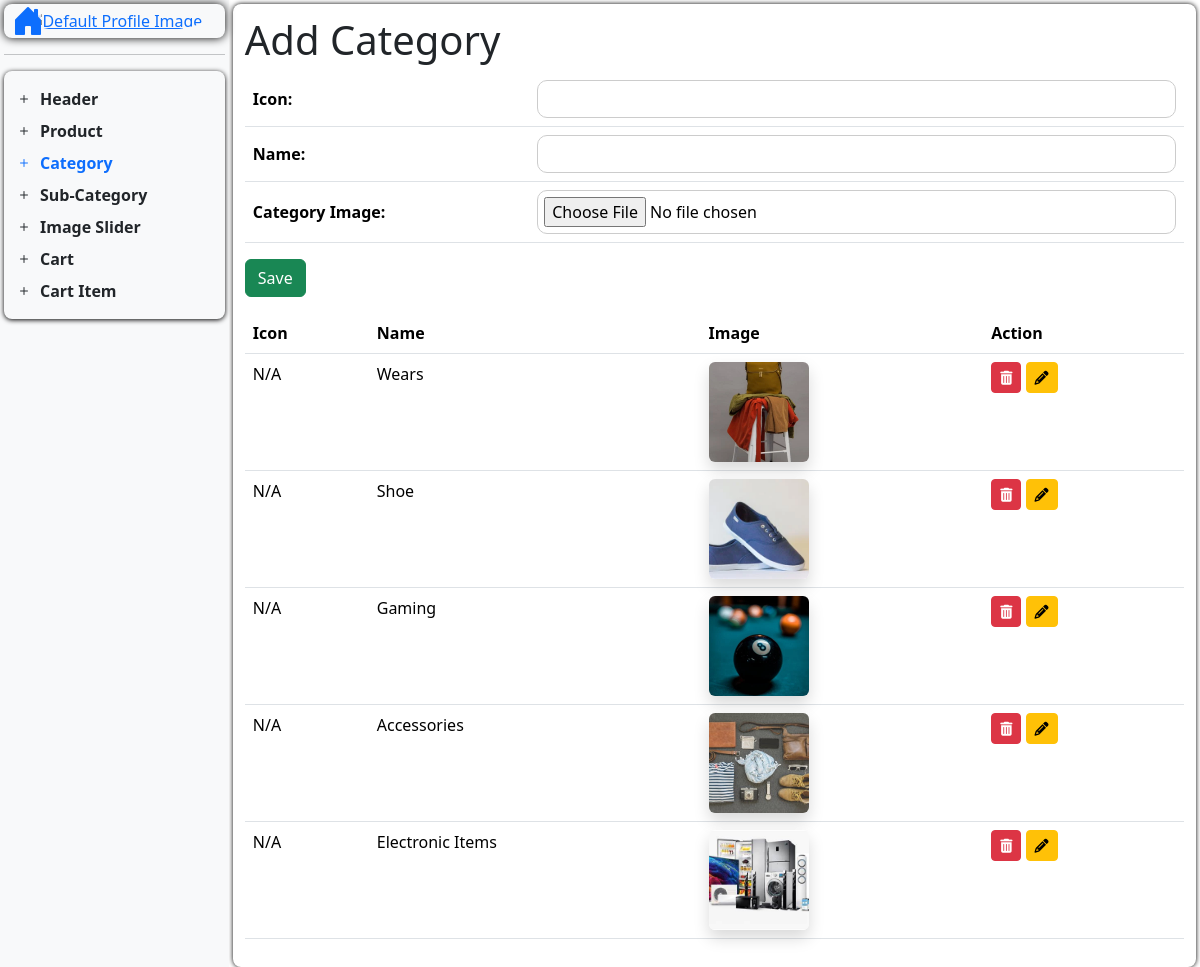
Page /add-category/ on the committed database.
### nep_app/models.py (models this page shows, shortened)
class CategoryModel(models.Model):
    category_icon = models.CharField(max_length=200, default="", blank=True)
    category_name = models.CharField(max_length=200, default="", unique=True)
    category_image = models.ImageField(
        upload_to="category_image/", default="", blank=True
    )

### nep_app/views.py (the view)
# urls.py: path("add-category/", add_category, name="add_category"),
def add_category(request):
    return handle_create(
        request=request,
        model=CategoryModel,
        formname=CategoryForm,
        redirect_url="add_category",
        template_url="Dashboard/D_Content/add_category.html",
        action_url="add_category",
    )

### nep_app/forms.py
class CategoryForm(forms.ModelForm):
    class Meta:
        model = CategoryModel
        fields = "__all__"

### handler/ViewHandler.py (called while the page is built)
def handle_create(
        request,
        model,
        formname,
        redirect_url,
        template_url,
        action_url
    ):
    data = model.objects.order_by('-id')
    if request.method == "POST":
        form = formname(request.POST, request.FILES)
        if form.is_valid():
            form.save()
            return redirect(redirect_url)
    else:
        form = formname()
    context = {
        "form": form,
        "data": data,
        'action_url': reverse(action_url)
        }
    return render(request, template_url, context)

### templates/Dashboard/D_Content/add_category.html (shortened to what this page needs)
{% extends "Dashboard/dashboard.html" %}
{% load static %}
{% block add_category %}
<h1>Add Category</h1>
<table class="table bg-white">
    <tr>
        <th class="align-middle"><label for="category_icon">Icon: </label></th>
        <td>{{ form.category_icon|default:"N/A" }}</td>
    </tr>
    <tr>
        <th class="align-middle"><label for="category_name">Name: </label></th>
        <td>{{ form.category_name|default:"N/A" }}</td>
    </tr>
    <tr>
        <th class="align-middle"><label for="category_image">Category Image: </label></th>
        <td>{{form.category_image}}</td>
    </tr>
</table>
<button type="submit" name="submit" class="btn btn-success">
    {% if form.instance.id %} Update {% else %} Save {% endif %}
</button>
<div>
    <table class="table bg-white mt-3">
        <thead>
            <tr>
                <th>Icon</th>
                <th>Name</th>
                <th>Image</th>
                <th>Action</th>
            </tr>
        </thead>
        <tbody>
            {% for category in data %}
            {% if category %}
            <tr>
                <td>
                    {% if category.category_icon %}
                    {{ category.category_icon|default:"N/A" }} [<i class="{{ category.category_icon }}"></i>]
                    {% else %}
                    <p>N/A</p>
                    {% endif %}
                </td>
                <td>{{ category.category_name|default:"N/A" }}</td>
                <td class="align-middle">
                    {% if category.category_image and category.category_image.url %}
                    <img src="{{ category.category_image.url }}" alt="Category Image" class="img-fluid rounded shadow"
                        style="width: 100px; height: 100px; object-fit: cover;">
                    {% else %}
                    <img src="{% static 'images/default_image.png' %}" alt="Default Image"
                        class="img-fluid rounded shadow" style="width: 100px; height: 100px; object-fit: cover;">
                    {% endif %}
                </td>
                <td>
                    <a href="{% url 'del_category' category.id %}" class="btn btn-danger btn-sm"><i
                            class="fas fa-trash-alt"></i></a>
                    <a href="{% url 'update_category' category.id %}" class="btn btn-warning btn-sm"><i
                            class="fas fa-pencil-alt"></i></a>
                </td>
            </tr>
            {% else %}
            <tr>
                <td colspan="4" class="text-center">No category found.</td>
            </tr>
            {% endif %}
            {% endfor %}
        </tbody>
    </table>
</div>
{% endblock %}

### templates/Dashboard/dashboard.html (style rules this page uses)
* { margin: 0; padding: 0; max-width: 100%; box-sizing: border-box; }
input, select { width: 100%; padding: 6px; border: 1px solid #ccc; border-radius: 10px; }

### rows in the picture
CategoryModel: category_icon "N/A", category_name "Wears", category_image (picture)
CategoryModel: category_icon "N/A", category_name "Shoe", category_image (picture)
CategoryModel: category_icon "N/A", category_name "Gaming", category_image (picture)
CategoryModel: category_icon "N/A", category_name "Accessories", category_image (picture)
CategoryModel: category_icon "N/A", category_name "Electronic Items", category_image (picture)
